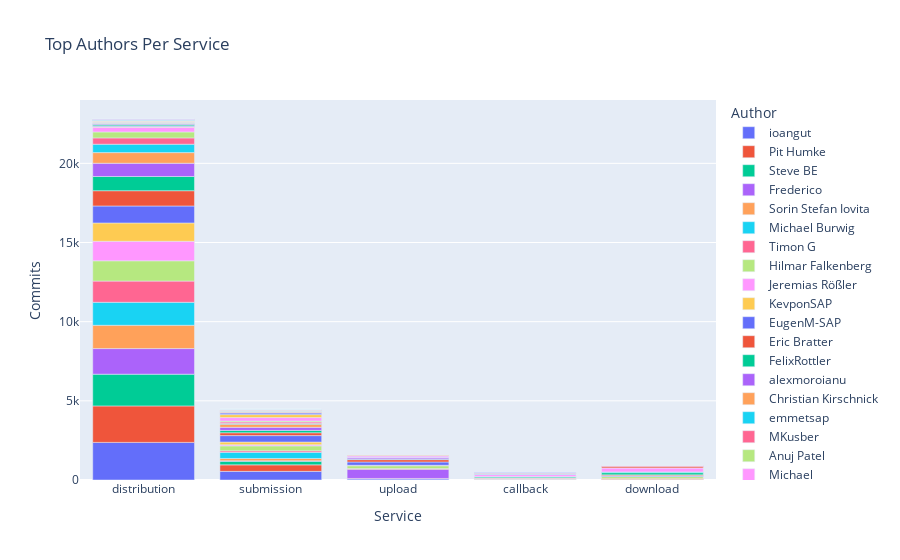

Here is the notebook cell this chart was saved with:
### Code cell
authorsPerService = %cypher MATCH \
          (author:Author)-[:COMMITTED]->(commit:Commit)-[:CONTAINS_CHANGE]->()-[:MODIFIES]->(sourceFile:File), \
          (service:Service:Artifact)-[:CONTAINS*]->(type:Type), \
          (type)-[:HAS_SOURCE]->(sourceFile) \
        WHERE NOT \
          commit:Merge \
        RETURN \
          service.name as Service, author.name as Author, count(commit) as Commits \
        ORDER BY \
          Commits desc 
df = authorsPerService.get_dataframe()
fig = px.bar(df, x="Service", y="Commits", color="Author", title="Top Authors Per Service")
fig.show()

### Figure 1 — Plotly figure (JSON) as saved in the notebook; plotly's stock layout.template omitted (floating-point values rounded to 4 significant figures)
{"data": [{"alignmentgroup": "True", "hovertemplate": "Author=ioangut<br>Service=%{x}<br>Commits=%{y}<extra></extra>", "legendgroup": "ioangut", "marker": {"color": "#636efa"}, "name": "ioangut", "offsetgroup": "ioangut", "orientation": "v", "showlegend": true, "textposition": "auto", "type": "bar", "x": ["distribution", "submission", "upload", "callback", "download"], "xaxis": "x", "y": [2376, 545, 65, 7, 6], "yaxis": "y"}, {"alignmentgroup": "True", "hovertemplate": "Author=Pit Humke<br>Service=%{x}<br>Commits=%{y}<extra></extra>", "legendgroup": "Pit Humke", "marker": {"color": "#EF553B"}, "name": "Pit Humke", "offsetgroup": "Pit Humke", "orientation": "v", "showlegend": true, "textposition": "auto", "type": "bar", "x": ["distribution", "submission", "upload"], "xaxis": "x", "y": [2303, 411, 32], "yaxis": "y"}, {"alignmentgroup": "True", "hovertemplate": "Author=Steve BE<br>Service=%{x}<br>Commits=%{y}<extra></extra>", "legendgroup": "Steve BE", "marker": {"color": "#00cc96"}, "name": "Steve BE", "offsetgroup": "Steve BE", "orientation": "v", "showlegend": true, "textposition": "auto", "type": "bar", "x": ["distribution", "submission"], "xaxis": "x", "y": [2004, 235], "yaxis": "y"}, {"alignmentgroup": "True", "hovertemplate": "Author=Frederico<br>Service=%{x}<br>Commits=%{y}<extra></extra>", "legendgroup": "Frederico", "marker": {"color": "#ab63fa"}, "name": "Frederico", "offsetgroup": "Frederico", "orientation": "v", "showlegend": true, "textposition": "auto", "type": "bar", "x": ["distribution", "upload", "download", "submission"], "xaxis": "x", "y": [1617, 585, 25, 21], "yaxis": "y"}, {"alignmentgroup": "True", "hovertemplate": "Author=Sorin Stefan Iovita<br>Service=%{x}<br>Commits=%{y}<extra></extra>", "legendgroup": "Sorin Stefan Iovita", "marker": {"color": "#FFA15A"}, "name": "Sorin Stefan Iovita", "offsetgroup": "Sorin Stefan Iovita", "orientation": "v", "showlegend": true, "textposition": "auto", "type": "bar", "x": ["distribution", "submission", "download", "upload"], "xaxis": "x", "y": [1472, 147, 81, 40], "yaxis": "y"}, {"alignmentgroup": "True", "hovertemplate": "Author=Michael Burwig<br>Service=%{x}<br>Commits=%{y}<extra></extra>", "legendgroup": "Michael Burwig", "marker": {"color": "#19d3f3"}, "name": "Michael Burwig", "offsetgroup": "Michael Burwig", "orientation": "v", "showlegend": true, "textposition": "auto", "type": "bar", "x": ["distribution", "submission"], "xaxis": "x", "y": [1452, 386], "yaxis": "y"}, {"alignmentgroup": "True", "hovertemplate": "Author=Timon G<br>Service=%{x}<br>Commits=%{y}<extra></extra>", "legendgroup": "Timon G", "marker": {"color": "#FF6692"}, "name": "Timon G", "offsetgroup": "Timon G", "orientation": "v", "showlegend": true, "textposition": "auto", "type": "bar", "x": ["distribution", "submission"], "xaxis": "x", "y": [1340, 98], "yaxis": "y"}, {"alignmentgroup": "True", "hovertemplate": "Author=Hilmar Falkenberg<br>Service=%{x}<br>Commits=%{y}<extra></extra>", "legendgroup": "Hilmar Falkenberg", "marker": {"color": "#B6E880"}, "name": "Hilmar Falkenberg", "offsetgroup": "Hilmar Falkenberg", "orientation": "v", "showlegend": true, "textposition": "auto", "type": "bar", "x": ["distribution", "submission", "upload", "download", "callback"], "xaxis": "x", "y": [1280, 313, 178, 114, 39], "yaxis": "y"}, {"alignmentgroup": "True", "hovertemplate": "Author=Jeremias Rößler<br>Service=%{x}<br>Commits=%{y}<extra></extra>", "legendgroup": "Jeremias Rößler", "marker": {"color": "#FF97FF"}, "name": "Jeremias Rößler", "offsetgroup": "Jeremias Rößler", "orientation": "v", "showlegend": true, "textposition": "auto", "type": "bar", "x": ["distribution", "submission", "callback", "upload"], "xaxis": "x", "y": [1235, 73, 46, 23], "yaxis": "y"}, {"alignmentgroup": "True", "hovertemplate": "Author=KevponSAP<br>Service=%{x}<br>Commits=%{y}<extra></extra>", "legendgroup": "KevponSAP", "marker": {"color": "#FECB52"}, "name": "KevponSAP", "offsetgroup": "KevponSAP", "orientation": "v", "showlegend": true, "textposition": "auto", "type": "bar", "x": ["distribution", "submission", "upload", "callback"], "xaxis": "x", "y": [1156, 168, 8, 7], "yaxis": "y"}, {"alignmentgroup": "True", "hovertemplate": "Author=EugenM-SAP<br>Service=%{x}<br>Commits=%{y}<extra></extra>", "legendgroup": "EugenM-SAP", "marker": {"color": "#636efa"}, "name": "EugenM-SAP", "offsetgroup": "EugenM-SAP", "orientation": "v", "showlegend": true, "textposition": "auto", "type": "bar", "x": ["distribution", "submission", "upload", "download"], "xaxis": "x", "y": [1073, 406, 208, 47], "yaxis": "y"}, {"alignmentgroup": "True", "hovertemplate": "Author=Eric Bratter<br>Service=%{x}<br>Commits=%{y}<extra></extra>", "legendgroup": "Eric Bratter", "marker": {"color": "#EF553B"}, "name": "Eric Bratter", "offsetgroup": "Eric Bratter", "orientation": "v", "showlegend": true, "textposition": "auto", "type": "bar", "x": ["distribution", "submission", "upload", "download", "callback"], "xaxis": "x", "y": [964, 181, 145, 51, 27], "yaxis": "y"}, {"alignmentgroup": "True", "hovertemplate": "Author=FelixRottler<br>Service=%{x}<br>Commits=%{y}<extra></extra>", "legendgroup": "FelixRottler", "marker": {"color": "#00cc96"}, "name": "FelixRottler", "offsetgroup": "FelixRottler", "orientation": "v", "showlegend": true, "textposition": "auto", "type": "bar", "x": ["distribution", "submission", "download", "callback", "upload"], "xaxis": "x", "y": [898, 146, 139, 61, 32], "yaxis": "y"}, {"alignmentgroup": "True", "hovertemplate": "Author=alexmoroianu<br>Service=%{x}<br>Commits=%{y}<extra></extra>", "legendgroup": "alexmoroianu", "marker": {"color": "#ab63fa"}, "name": "alexmoroianu", "offsetgroup": "alexmoroianu", "orientation": "v", "showlegend": true, "textposition": "auto", "type": "bar", "x": ["distribution", "submission", "upload", "callback"], "xaxis": "x", "y": [837, 196, 80, 34], "yaxis": "y"}, {"alignmentgroup": "True", "hovertemplate": "Author=Christian Kirschnick<br>Service=%{x}<br>Commits=%{y}<extra></extra>", "legendgroup": "Christian Kirschnick", "marker": {"color": "#FFA15A"}, "name": "Christian Kirschnick", "offsetgroup": "Christian Kirschnick", "orientation": "v", "showlegend": true, "textposition": "auto", "type": "bar", "x": ["distribution", "submission"], "xaxis": "x", "y": [671, 202], "yaxis": "y"}, {"alignmentgroup": "True", "hovertemplate": "Author=emmetsap<br>Service=%{x}<br>Commits=%{y}<extra></extra>", "legendgroup": "emmetsap", "marker": {"color": "#19d3f3"}, "name": "emmetsap", "offsetgroup": "emmetsap", "orientation": "v", "showlegend": true, "textposition": "auto", "type": "bar", "x": ["distribution", "download", "submission", "upload"], "xaxis": "x", "y": [530, 50, 42, 32], "yaxis": "y"}, {"alignmentgroup": "True", "hovertemplate": "Author=MKusber<br>Service=%{x}<br>Commits=%{y}<extra></extra>", "legendgroup": "MKusber", "marker": {"color": "#FF6692"}, "name": "MKusber", "offsetgroup": "MKusber", "orientation": "v", "showlegend": true, "textposition": "auto", "type": "bar", "x": ["distribution", "submission"], "xaxis": "x", "y": [399, 90], "yaxis": "y"}, {"alignmentgroup": "True", "hovertemplate": "Author=Anuj Patel<br>Service=%{x}<br>Commits=%{y}<extra></extra>", "legendgroup": "Anuj Patel", "marker": {"color": "#B6E880"}, "name": "Anuj Patel", "offsetgroup": "Anuj Patel", "orientation": "v", "showlegend": true, "textposition": "auto", "type": "bar", "x": ["distribution", "submission"], "xaxis": "x", "y": [376, 62], "yaxis": "y"}, {"alignmentgroup": "True", "hovertemplate": "Author=Michael<br>Service=%{x}<br>Commits=%{y}<extra></extra>", "legendgroup": "Michael", "marker": {"color": "#FF97FF"}, "name": "Michael", "offsetgroup": "Michael", "orientation": "v", "showlegend": true, "textposition": "auto", "type": "bar", "x": ["distribution", "download", "submission", "callback", "upload"], "xaxis": "x", "y": [300, 243, 221, 121, 90], "yaxis": "y"}, {"alignmentgroup": "True", "hovertemplate": "Author=Johannes Eschrig<br>Service=%{x}<br>Commits=%{y}<extra></extra>", "legendgroup": "Johannes Eschrig", "marker": {"color": "#FECB52"}, "name": "Johannes Eschrig", "offsetgroup": "Johannes Eschrig", "orientation": "v", "showlegend": true, "textposition": "auto", "type": "bar", "x": ["submission", "distribution"], "xaxis": "x", "y": [187, 29], "yaxis": "y"}, {"alignmentgroup": "True", "hovertemplate": "Author=Ole Lilienthal<br>Service=%{x}<br>Commits=%{y}<extra></extra>", "legendgroup": "Ole Lilienthal", "marker": {"color": "#636efa"}, "name": "Ole Lilienthal", "offsetgroup": "Ole Lilienthal", "orientation": "v", "showlegend": true, "textposition": "auto", "type": "bar", "x": ["submission", "distribution"], "xaxis": "x", "y": [98, 52], "yaxis": "y"}, {"alignmentgroup": "True", "hovertemplate": "Author=kilbphilippSAP<br>Service=%{x}<br>Commits=%{y}<extra></extra>", "legendgroup": "kilbphilippSAP", "marker": {"color": "#EF553B"}, "name": "kilbphilippSAP", "offsetgroup": "kilbphilippSAP", "orientation": "v", "showlegend": true, "textposition": "auto", "type": "bar", "x": ["download", "submission", "distribution", "callback"], "xaxis": "x", "y": [85, 42, 15, 14], "yaxis": "y"}, {"alignmentgroup": "True", "hovertemplate": "Author=Oliver Drotbohm<br>Service=%{x}<br>Commits=%{y}<extra></extra>", "legendgroup": "Oliver Drotbohm", "marker": {"color": "#00cc96"}, "name": "Oliver Drotbohm", "offsetgroup": "Oliver Drotbohm", "orientation": "v", "showlegend": true, "textposition": "auto", "type": "bar", "x": ["distribution"], "xaxis": "x", "y": [75], "yaxis": "y"}, {"alignmentgroup": "True", "hovertemplate": "Author=Björn Wilmsmann<br>Service=%{x}<br>Commits=%{y}<extra></extra>", "legendgroup": "Björn Wilmsmann", "marker": {"color": "#ab63fa"}, "name": "Björn Wilmsmann", "offsetgroup": "Björn Wilmsmann", "orientation": "v", "showlegend": true, "textposition": "auto", "type": "bar", "x": ["distribution", "submission"], "xaxis": "x", "y": [72, 7], "yaxis": "y"}, {"alignmentgroup": "True", "hovertemplate": "Author=CWA Technical User<br>Service=%{x}<br>Commits=%{y}<extra></extra>", "legendgroup": "CWA Technical User", "marker": {"color": "#FFA15A"}, "name": "CWA Technical User", "offsetgroup": "CWA Technical User", "orientation": "v", "showlegend": true, "textposition": "auto", "type": "bar", "x": ["submission", "distribution"], "xaxis": "x", "y": [63, 8], "yaxis": "y"}, {"alignmentgroup": "True", "hovertemplate": "Author=Michael Braun<br>Service=%{x}<br>Commits=%{y}<extra></extra>", "legendgroup": "Michael Braun", "marker": {"color": "#19d3f3"}, "name": "Michael Braun", "offsetgroup": "Michael Braun", "orientation": "v", "showlegend": true, "textposition": "auto", "type": "bar", "x": ["callback", "submission"], "xaxis": "x", "y": [62, 20], "yaxis": "y"}, {"alignmentgroup": "True", "hovertemplate": "Author=JonasZeitzem-sap<br>Service=%{x}<br>Commits=%{y}<extra></extra>", "legendgroup": "JonasZeitzem-sap", "marker": {"color": "#FF6692"}, "name": "JonasZeitzem-sap", "offsetgroup": "JonasZeitzem-sap", "orientation": "v", "showlegend": true, "textposition": "auto", "type": "bar", "x": ["download", "callback", "submission"], "xaxis": "x", "y": [61, 27, 14], "yaxis": "y"}, {"alignmentgroup": "True", "hovertemplate": "Author=Vikram Thakur<br>Service=%{x}<br>Commits=%{y}<extra></extra>", "legendgroup": "Vikram Thakur", "marker": {"color": "#B6E880"}, "name": "Vikram Thakur", "offsetgroup": "Vikram Thakur", "orientation": "v", "showlegend": true, "textposition": "auto", "type": "bar", "x": ["distribution"], "xaxis": "x", "y": [55], "yaxis": "y"}, {"alignmentgroup": "True", "hovertemplate": "Author=Florian Bauer<br>Service=%{x}<br>Commits=%{y}<extra></extra>", "legendgroup": "Florian Bauer", "marker": {"color": "#FF97FF"}, "name": "Florian Bauer", "offsetgroup": "Florian Bauer", "orientation": "v", "showlegend": true, "textposition": "auto", "type": "bar", "x": ["distribution", "submission"], "xaxis": "x", "y": [52, 7], "yaxis": "y"}, {"alignmentgroup": "True", "hovertemplate": "Author=Nils El-Himoud<br>Service=%{x}<br>Commits=%{y}<extra></extra>", "legendgroup": "Nils El-Himoud", "marker": {"color": "#FECB52"}, "name": "Nils El-Himoud", "offsetgroup": "Nils El-Himoud", "orientation": "v", "showlegend": true, "textposition": "auto", "type": "bar", "x": ["distribution"], "xaxis": "x", "y": [35], "yaxis": "y"}, {"alignmentgroup": "True", "hovertemplate": "Author=Philipp Kilb<br>Service=%{x}<br>Commits=%{y}<extra></extra>", "legendgroup": "Philipp Kilb", "marker": {"color": "#636efa"}, "name": "Philipp Kilb", "offsetgroup": "Philipp Kilb", "orientation": "v", "showlegend": true, "textposition": "auto", "type": "bar", "x": ["callback"], "xaxis": "x", "y": [35], "yaxis": "y"}, {"alignmentgroup": "True", "hovertemplate": "Author=Jan Wedel<br>Service=%{x}<br>Commits=%{y}<extra></extra>", "legendgroup": "Jan Wedel", "marker": {"color": "#EF553B"}, "name": "Jan Wedel", "offsetgroup": "Jan Wedel", "orientation": "v", "showlegend": true, "textposition": "auto", "type": "bar", "x": ["submission"], "xaxis": "x", "y": [27], "yaxis": "y"}, {"alignmentgroup": "True", "hovertemplate": "Author=Artem Prigoda<br>Service=%{x}<br>Commits=%{y}<extra></extra>", "legendgroup": "Artem Prigoda", "marker": {"color": "#00cc96"}, "name": "Artem Prigoda", "offsetgroup": "Artem Prigoda", "orientation": "v", "showlegend": true, "textposition": "auto", "type": "bar", "x": ["distribution"], "xaxis": "x", "y": [27], "yaxis": "y"}, {"alignmentgroup": "True", "hovertemplate": "Author=Jan Sievers<br>Service=%{x}<br>Commits=%{y}<extra></extra>", "legendgroup": "Jan Sievers", "marker": {"color": "#ab63fa"}, "name": "Jan Sievers", "offsetgroup": "Jan Sievers", "orientation": "v", "showlegend": true, "textposition": "auto", "type": "bar", "x": ["distribution"], "xaxis": "x", "y": [26], "yaxis": "y"}, {"alignmentgroup": "True", "hovertemplate": "Author=Eugen M<br>Service=%{x}<br>Commits=%{y}<extra></extra>", "legendgroup": "Eugen M", "marker": {"color": "#FFA15A"}, "name": "Eugen M", "offsetgroup": "Eugen M", "orientation": "v", "showlegend": true, "textposition": "auto", "type": "bar", "x": ["upload"], "xaxis": "x", "y": [24], "yaxis": "y"}, {"alignmentgroup": "True", "hovertemplate": "Author=Akshat Jain<br>Service=%{x}<br>Commits=%{y}<extra></extra>", "legendgroup": "Akshat Jain", "marker": {"color": "#19d3f3"}, "name": "Akshat Jain", "offsetgroup": "Akshat Jain", "orientation": "v", "showlegend": true, "textposition": "auto", "type": "bar", "x": ["distribution"], "xaxis": "x", "y": [17], "yaxis": "y"}, {"alignmentgroup": "True", "hovertemplate": "Author=Saschl<br>Service=%{x}<br>Commits=%{y}<extra></extra>", "legendgroup": "Saschl", "marker": {"color": "#FF6692"}, "name": "Saschl", "offsetgroup": "Saschl", "orientation": "v", "showlegend": true, "textposition": "auto", "type": "bar", "x": ["distribution", "submission"], "xaxis": "x", "y": [15, 14], "yaxis": "y"}, {"alignmentgroup": "True", "hovertemplate": "Author=Yavuz Günay<br>Service=%{x}<br>Commits=%{y}<extra></extra>", "legendgroup": "Yavuz Günay", "marker": {"color": "#B6E880"}, "name": "Yavuz Günay", "offsetgroup": "Yavuz Günay", "orientation": "v", "showlegend": true, "textposition": "auto", "type": "bar", "x": ["distribution"], "xaxis": "x", "y": [15], "yaxis": "y"}, {"alignmentgroup": "True", "hovertemplate": "Author=dependabot[bot]<br>Service=%{x}<br>Commits=%{y}<extra></extra>", "legendgroup": "dependabot[bot]", "marker": {"color": "#FF97FF"}, "name": "dependabot[bot]", "offsetgroup": "dependabot[bot]", "orientation": "v", "showlegend": true, "textposition": "auto", "type": "bar", "x": ["submission", "download"], "xaxis": "x", "y": [14, 12], "yaxis": "y"}, {"alignmentgroup": "True", "hovertemplate": "Author=Roberto Duessmann<br>Service=%{x}<br>Commits=%{y}<extra></extra>", "legendgroup": "Roberto Duessmann", "marker": {"color": "#FECB52"}, "name": "Roberto Duessmann", "offsetgroup": "Roberto Duessmann", "orientation": "v", "showlegend": true, "textposition": "auto", "type": "bar", "x": ["submission"], "xaxis": "x", "y": [14], "yaxis": "y"}, {"alignmentgroup": "True", "hovertemplate": "Author=Kevin Pontes<br>Service=%{x}<br>Commits=%{y}<extra></extra>", "legendgroup": "Kevin Pontes", "marker": {"color": "#636efa"}, "name": "Kevin Pontes", "offsetgroup": "Kevin Pontes", "orientation": "v", "showlegend": true, "textposition": "auto", "type": "bar", "x": ["callback"], "xaxis": "x", "y": [13], "yaxis": "y"}, {"alignmentgroup": "True", "hovertemplate": "Author=Max Eisner<br>Service=%{x}<br>Commits=%{y}<extra></extra>", "legendgroup": "Max Eisner", "marker": {"color": "#EF553B"}, "name": "Max Eisner", "offsetgroup": "Max Eisner", "orientation": "v", "showlegend": true, "textposition": "auto", "type": "bar", "x": ["distribution"], "xaxis": "x", "y": [9], "yaxis": "y"}, {"alignmentgroup": "True", "hovertemplate": "Author=Alexander<br>Service=%{x}<br>Commits=%{y}<extra></extra>", "legendgroup": "Alexander", "marker": {"color": "#00cc96"}, "name": "Alexander", "offsetgroup": "Alexander", "orientation": "v", "showlegend": true, "textposition": "auto", "type": "bar", "x": ["distribution"], "xaxis": "x", "y": [8], "yaxis": "y"}, {"alignmentgroup": "True", "hovertemplate": "Author=Alice Bilc<br>Service=%{x}<br>Commits=%{y}<extra></extra>", "legendgroup": "Alice Bilc", "marker": {"color": "#ab63fa"}, "name": "Alice Bilc", "offsetgroup": "Alice Bilc", "orientation": "v", "showlegend": true, "textposition": "auto", "type": "bar", "x": ["distribution"], "xaxis": "x", "y": [8], "yaxis": "y"}, {"alignmentgroup": "True", "hovertemplate": "Author=felixbohnacker<br>Service=%{x}<br>Commits=%{y}<extra></extra>", "legendgroup": "felixbohnacker", "marker": {"color": "#FFA15A"}, "name": "felixbohnacker", "offsetgroup": "felixbohnacker", "orientation": "v", "showlegend": true, "textposition": "auto", "type": "bar", "x": ["submission"], "xaxis": "x", "y": [7], "yaxis": "y"}, {"alignmentgroup": "True", "hovertemplate": "Author=Eric Spiegelberg<br>Service=%{x}<br>Commits=%{y}<extra></extra>", "legendgroup": "Eric Spiegelberg", "marker": {"color": "#19d3f3"}, "name": "Eric Spiegelberg", "offsetgroup": "Eric Spiegelberg", "orientation": "v", "showlegend": true, "textposition": "auto", "type": "bar", "x": ["submission"], "xaxis": "x", "y": [7], "yaxis": "y"}, {"alignmentgroup": "True", "hovertemplate": "Author=Stefan Weil<br>Service=%{x}<br>Commits=%{y}<extra></extra>", "legendgroup": "Stefan Weil", "marker": {"color": "#FF6692"}, "name": "Stefan Weil", "offsetgroup": "Stefan Weil", "orientation": "v", "showlegend": true, "textposition": "auto", "type": "bar", "x": ["submission"], "xaxis": "x", "y": [6], "yaxis": "y"}, {"alignmentgroup": "True", "hovertemplate": "Author=Maximilian Lenkeit<br>Service=%{x}<br>Commits=%{y}<extra></extra>", "legendgroup": "Maximilian Lenkeit", "marker": {"color": "#B6E880"}, "name": "Maximilian Lenkeit", "offsetgroup": "Maximilian Lenkeit", "orientation": "v", "showlegend": true, "textposition": "auto", "type": "bar", "x": ["download"], "xaxis": "x", "y": [6], "yaxis": "y"}], "layout": {"barmode": "relative", "legend": {"title": {"text": "Author"}, "tracegroupgap": 0}, "title": {"text": "Top Authors Per Service"}, "xaxis": {"anchor": "y", "domain": [0, 1], "title": {"text": "Service"}}, "yaxis": {"anchor": "x", "domain": [0, 1], "title": {"text": "Commits"}}}}
